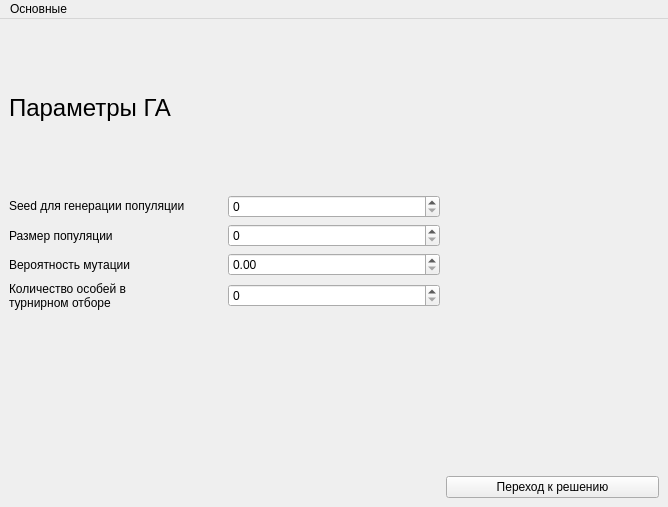
<?xml version="1.0" encoding="UTF-8"?>
<ui version="4.0">
 <class>ParametersWindow</class>
 <widget class="QMainWindow" name="ParametersWindow">
  <property name="geometry">
   <rect>
    <x>0</x>
    <y>0</y>
    <width>668</width>
    <height>507</height>
   </rect>
  </property>
  <property name="contextMenuPolicy">
   <enum>Qt::DefaultContextMenu</enum>
  </property>
  <property name="windowTitle">
   <string>MainWindow</string>
  </property>
  <widget class="QWidget" name="centralwidget">
   <layout class="QGridLayout" name="gridLayout">
    <item row="9" column="2">
     <widget class="QPushButton" name="transitonGA">
      <property name="sizePolicy">
       <sizepolicy hsizetype="Preferred" vsizetype="Preferred">
        <horstretch>0</horstretch>
        <verstretch>0</verstretch>
       </sizepolicy>
      </property>
      <property name="text">
       <string>Переход к решению</string>
      </property>
     </widget>
    </item>
    <item row="2" column="0">
     <widget class="QLabel" name="label_2">
      <property name="sizePolicy">
       <sizepolicy hsizetype="Preferred" vsizetype="Preferred">
        <horstretch>0</horstretch>
        <verstretch>0</verstretch>
       </sizepolicy>
      </property>
      <property name="text">
       <string>Размер популяции</string>
      </property>
     </widget>
    </item>
    <item row="1" column="0">
     <widget class="QLabel" name="label">
      <property name="sizePolicy">
       <sizepolicy hsizetype="Preferred" vsizetype="Preferred">
        <horstretch>0</horstretch>
        <verstretch>0</verstretch>
       </sizepolicy>
      </property>
      <property name="text">
       <string>&lt;html&gt;&lt;head/&gt;&lt;body&gt;&lt;p&gt;Seed для генерации популяции&lt;/p&gt;&lt;/body&gt;&lt;/html&gt;</string>
      </property>
     </widget>
    </item>
    <item row="2" column="1">
     <widget class="QSpinBox" name="populationBox">
      <property name="sizePolicy">
       <sizepolicy hsizetype="Preferred" vsizetype="Preferred">
        <horstretch>0</horstretch>
        <verstretch>0</verstretch>
       </sizepolicy>
      </property>
     </widget>
    </item>
    <item row="8" column="1">
     <spacer name="verticalSpacer_2">
      <property name="orientation">
       <enum>Qt::Vertical</enum>
      </property>
      <property name="sizeHint" stdset="0">
       <size>
        <width>20</width>
        <height>40</height>
       </size>
      </property>
     </spacer>
    </item>
    <item row="1" column="1">
     <widget class="QSpinBox" name="seedBox">
      <property name="sizePolicy">
       <sizepolicy hsizetype="Preferred" vsizetype="Preferred">
        <horstretch>0</horstretch>
        <verstretch>0</verstretch>
       </sizepolicy>
      </property>
     </widget>
    </item>
    <item row="3" column="1">
     <widget class="QDoubleSpinBox" name="ProbabilityBox">
      <property name="sizePolicy">
       <sizepolicy hsizetype="Preferred" vsizetype="Preferred">
        <horstretch>0</horstretch>
        <verstretch>0</verstretch>
       </sizepolicy>
      </property>
      <property name="maximum">
       <double>1.000000000000000</double>
      </property>
     </widget>
    </item>
    <item row="0" column="1">
     <spacer name="verticalSpacer">
      <property name="orientation">
       <enum>Qt::Vertical</enum>
      </property>
      <property name="sizeType">
       <enum>QSizePolicy::Expanding</enum>
      </property>
      <property name="sizeHint" stdset="0">
       <size>
        <width>20</width>
        <height>40</height>
       </size>
      </property>
     </spacer>
    </item>
    <item row="4" column="0">
     <widget class="QLabel" name="label_3">
      <property name="sizePolicy">
       <sizepolicy hsizetype="Preferred" vsizetype="Preferred">
        <horstretch>0</horstretch>
        <verstretch>0</verstretch>
       </sizepolicy>
      </property>
      <property name="text">
       <string>&lt;html&gt;&lt;head/&gt;&lt;body&gt;&lt;p&gt;Количество особей в&lt;br/&gt;турнирном отборе&lt;/p&gt;&lt;/body&gt;&lt;/html&gt;</string>
      </property>
     </widget>
    </item>
    <item row="3" column="0">
     <widget class="QLabel" name="label_4">
      <property name="text">
       <string>Вероятность мутации</string>
      </property>
     </widget>
    </item>
    <item row="4" column="1">
     <widget class="QSpinBox" name="quantityBox"/>
    </item>
    <item row="0" column="0">
     <widget class="QLabel" name="label_5">
      <property name="text">
       <string>&lt;html&gt;&lt;head/&gt;&lt;body&gt;&lt;p&gt;&lt;span style=&quot; font-size:18pt;&quot;&gt;Параметры ГА&lt;/span&gt;&lt;/p&gt;&lt;/body&gt;&lt;/html&gt;</string>
      </property>
     </widget>
    </item>
   </layout>
  </widget>
  <widget class="QMenuBar" name="menubar">
   <property name="geometry">
    <rect>
     <x>0</x>
     <y>0</y>
     <width>668</width>
     <height>20</height>
    </rect>
   </property>
   <widget class="QMenu" name="menu">
    <property name="title">
     <string>Основные</string>
    </property>
    <addaction name="action"/>
    <addaction name="action_2"/>
    <addaction name="separator"/>
    <addaction name="action_4"/>
   </widget>
   <addaction name="menu"/>
  </widget>
  <action name="action">
   <property name="text">
    <string>Вернуться в главное меню</string>
   </property>
  </action>
  <action name="action_2">
   <property name="text">
    <string>Выйти</string>
   </property>
  </action>
  <action name="action_4">
   <property name="text">
    <string>О программе</string>
   </property>
  </action>
 </widget>
 <resources/>
 <connections/>
</ui>
